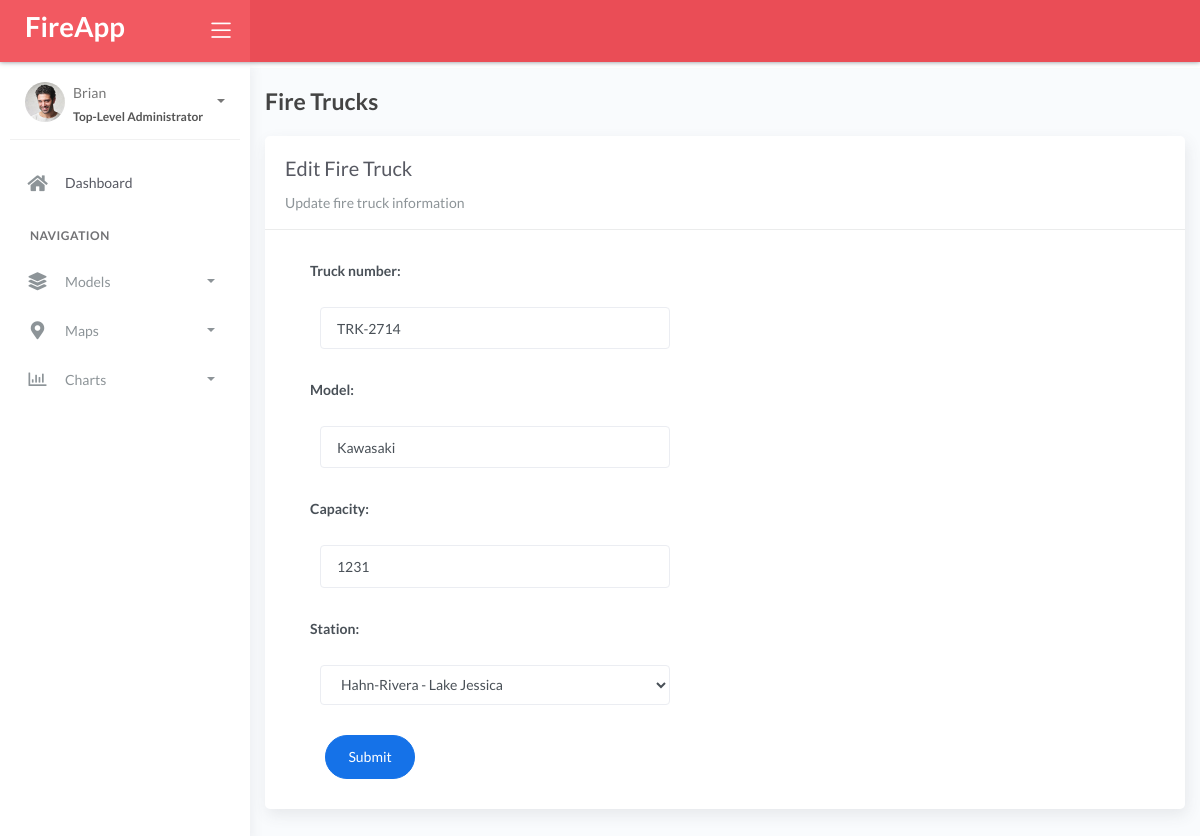
The app's page /firetruck/edit/1/ with its own data.
### fire/models.py (models this page shows, shortened)
class BaseModel(models.Model):
    created_at = models.DateTimeField(auto_now_add=True, db_index=True)
    updated_at = models.DateTimeField(auto_now=True)
    class Meta:
        abstract = True

class FireTruck(BaseModel):
    truck_number = models.CharField(max_length=150)
    model = models.CharField(max_length=150)
    capacity = models.CharField(max_length=150)
    station = models.ForeignKey(FireStation, on_delete=models.CASCADE)
    class Meta:
        verbose_name = 'Fire Truck'

### fire/views.py (the view, shortened to what this page needs)
class FireTruckUpdate(UpdateView):
    model = FireTruck
    form_class = FireTruckForm
    template_name = 'firetruck/edit.html'
    success_url = reverse_lazy('firetruck')

### fire/forms.py
class FireTruckForm(ModelForm):
    class Meta:
        model = FireTruck
        fields = "__all__"

### fire/models.py (called while the page is built)
    def __str__(self):
        return f"{self.name} - {self.city}"

### templates/firetruck/edit.html (shortened to what this page needs)
{% extends 'base.html' %} {% load static %} {% block content %}
<div class="content">
  <div class="container-fluid">
    <h4 class="page-title mt-4">Fire Trucks</h4>
    <div class="row">
      <div class="col-md-12">
        <div class="card">
          <div class="card-header">
            <div class="card-title">Edit Fire Truck</div>
            <div class="card-category">Update fire truck information</div>
          </div>
          <div class="col-md-6">
            <div class="card-body">
              <form class="" action="" method="post" novalidate>
                {% csrf_token %} {% include 'includes/form.html' %}
                <div class="form-group">
                  <div class="col-md-12 col-sm-3">
                    <button type="submit" class="btn btn-primary btn-rounded">Submit</button>
                  </div>
                </div>
              </div>
          </div>
        </div>
      </div>
    </div>
  </div>
</div>
{% endblock %}

### templates/includes/form.html (shortened to what this page needs)
{% load widget_tweaks %}
{% for field in form %}
<div class="field item form-group">
    <label>{{ field.label_tag }}</label>
  <div class="form-group">
    {% render_field field class="form-control" %}
  </div>
</div>
{% endfor %}

### records on screen
FireTruck: truck_number "TRK-2714" "Kawasaki" "1231" "Hahn-Rivera - Lake Jessica"

### other values on screen
{{ field.label_tag }} "Truck number:" "Model:" "Capacity:" "Station:"
